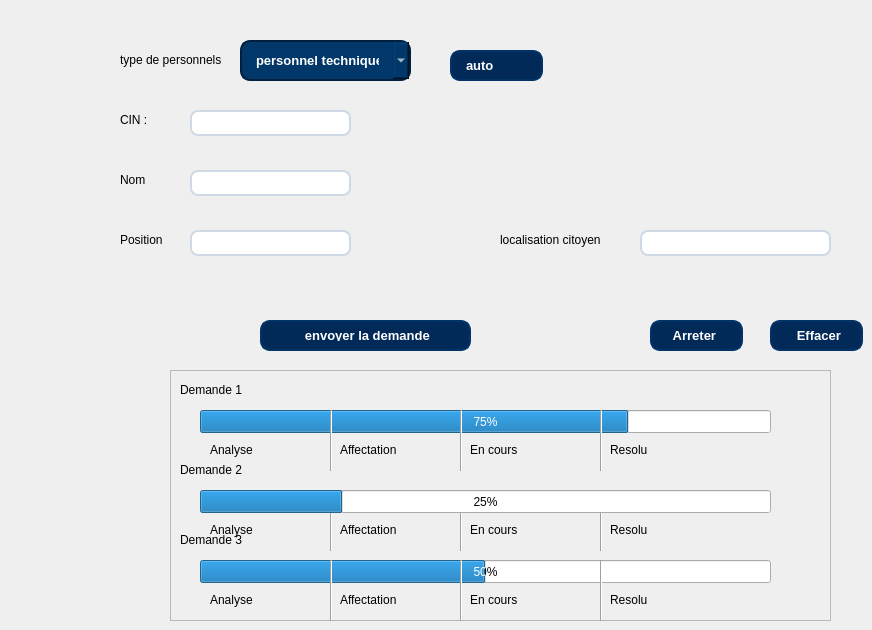
      <widget class="QWidget" name="page_15">
       <widget class="QLabel" name="label_66">
        <property name="geometry">
         <rect>
          <x>120</x>
          <y>50</y>
          <width>211</width>
          <height>20</height>
         </rect>
        </property>
        <property name="styleSheet">
         <string notr="true">color: rgb(0, 0, 0);</string>
        </property>
        <property name="text">
         <string>type de personnels</string>
        </property>
       </widget>
       <widget class="QLabel" name="label_67">
        <property name="geometry">
         <rect>
          <x>120</x>
          <y>110</y>
          <width>63</width>
          <height>20</height>
         </rect>
        </property>
        <property name="styleSheet">
         <string notr="true">color: rgb(0, 0, 0);</string>
        </property>
        <property name="text">
         <string>CIN :</string>
        </property>
       </widget>
       <widget class="QLabel" name="label_68">
        <property name="geometry">
         <rect>
          <x>120</x>
          <y>170</y>
          <width>63</width>
          <height>20</height>
         </rect>
        </property>
        <property name="styleSheet">
         <string notr="true">color: rgb(0, 0, 0);</string>
        </property>
        <property name="text">
         <string>Nom</string>
        </property>
       </widget>
       <widget class="QLabel" name="label_69">
        <property name="geometry">
         <rect>
          <x>120</x>
          <y>230</y>
          <width>91</width>
          <height>20</height>
         </rect>
        </property>
        <property name="styleSheet">
         <string notr="true">color: rgb(0, 0, 0);</string>
        </property>
        <property name="text">
         <string>Position </string>
        </property>
       </widget>
       <widget class="QLabel" name="label_70">
        <property name="geometry">
         <rect>
          <x>500</x>
          <y>230</y>
          <width>171</width>
          <height>20</height>
         </rect>
        </property>
        <property name="styleSheet">
         <string notr="true">color: rgb(0, 0, 0);</string>
        </property>
        <property name="text">
         <string>localisation citoyen </string>
        </property>
       </widget>
       <widget class="QComboBox" name="comboBox_19">
        <property name="geometry">
         <rect>
          <x>240</x>
          <y>40</y>
          <width>171</width>
          <height>41</height>
         </rect>
        </property>
        <property name="styleSheet">
         <string notr="true">
    background-color: #012a59;
    color: #ffffff;
    border: 2px solid #013366;
    border-radius: 10px;
    padding: 8px 14px;
    font-size: 13px;
    font-weight: 500;
    text-align: left;
    transition: all 0.3s ease-in-out;


    background-color: #024b8a;
    border-color: #025aa5;

    background-color: #013869;
    border-color: #011f3f;

</string>
        </property>
        <item>
         <property name="text">
          <string>personnel technique</string>
         </property>
        </item>
        <item>
         <property name="text">
          <string>personnel de securité</string>
         </property>
        </item>
        <item>
         <property name="text">
          <string>personnel de santé et urgence</string>
         </property>
        </item>
        <item>
         <property name="text">
          <string>personnel environnemental</string>
         </property>
        </item>
        <item>
         <property name="text">
          <string/>
         </property>
        </item>
       </widget>
       <widget class="QPushButton" name="pushButton_4">
        <property name="geometry">
         <rect>
          <x>450</x>
          <y>50</y>
          <width>93</width>
          <height>31</height>
         </rect>
        </property>
        <property name="styleSheet">
         <string notr="true">/* ==== BUTTONS STYLE ==== */
QPushButton {
    background-color: #012a59;
    color: #ffffff;
    border: 2px solid #013366;
    border-radius: 10px;
    padding: 8px 14px;
    font-size: 13px;
    font-weight: 500;
    text-align: left;
    transition: all 0.3s ease-in-out;
}

QPushButton:hover {
    background-color: #024b8a;
    border-color: #025aa5;
}

QPushButton:pressed {
    background-color: #013869;
    border-color: #011f3f;
}
</string>
        </property>
        <property name="text">
         <string>auto</string>
        </property>
       </widget>
       <widget class="QLineEdit" name="lineEdit_22">
        <property name="geometry">
         <rect>
          <x>190</x>
          <y>110</y>
          <width>161</width>
          <height>26</height>
         </rect>
        </property>
        <property name="styleSheet">
         <string notr="true">QLineEdit {
    background-color: #ffffff;
    border: 1.5px solid #cfd9e6;
    border-radius: 8px;
    padding: 6px 10px;
    font-size: 13px;
    color: #0a1a2f;
    selection-background-color: #c7e0ff;
    selection-color: #000000;
}

/* Focused (when user clicks or types) */
QLineEdit:focus {
    border: 2px solid #0078d7;          /* Modern blue accent */
    background-color: #ffffff;
    outline: none;
}

/* Hover effect */
QLineEdit:hover {
    border: 1.5px solid #9bbadf;
}

/* Disabled (grayed-out field) */
QLineEdit:disabled {
    background-color: #f0f3f6;
    color: #8c8c8c;
    border: 1px solid #d0d6df;
}

/* Placeholder text style */
QLineEdit::placeholder {
    color: #a0a9b8;
    font-style: italic;
}

/* Optional subtle shadow for depth */
QLineEdit {
    box-shadow: 0 0 3px rgba(0, 0, 0, 0.1);
}</string>
        </property>
       </widget>
       <widget class="QLineEdit" name="lineEdit_23">
        <property name="geometry">
         <rect>
          <x>190</x>
          <y>170</y>
          <width>161</width>
          <height>26</height>
         </rect>
        </property>
        <property name="styleSheet">
         <string notr="true">QLineEdit {
    background-color: #ffffff;
    border: 1.5px solid #cfd9e6;
    border-radius: 8px;
    padding: 6px 10px;
    font-size: 13px;
    color: #0a1a2f;
    selection-background-color: #c7e0ff;
    selection-color: #000000;
}

/* Focused (when user clicks or types) */
QLineEdit:focus {
    border: 2px solid #0078d7;          /* Modern blue accent */
    background-color: #ffffff;
    outline: none;
}

/* Hover effect */
QLineEdit:hover {
    border: 1.5px solid #9bbadf;
}

/* Disabled (grayed-out field) */
QLineEdit:disabled {
    background-color: #f0f3f6;
    color: #8c8c8c;
    border: 1px solid #d0d6df;
}

/* Placeholder text style */
QLineEdit::placeholder {
    color: #a0a9b8;
    font-style: italic;
}

/* Optional subtle shadow for depth */
QLineEdit {
    box-shadow: 0 0 3px rgba(0, 0, 0, 0.1);
}</string>
        </property>
       </widget>
       <widget class="QLineEdit" name="lineEdit_24">
        <property name="geometry">
         <rect>
          <x>190</x>
          <y>230</y>
          <width>161</width>
          <height>26</height>
         </rect>
        </property>
        <property name="styleSheet">
         <string notr="true">QLineEdit {
    background-color: #ffffff;
    border: 1.5px solid #cfd9e6;
    border-radius: 8px;
    padding: 6px 10px;
    font-size: 13px;
    color: #0a1a2f;
    selection-background-color: #c7e0ff;
    selection-color: #000000;
}

/* Focused (when user clicks or types) */
QLineEdit:focus {
    border: 2px solid #0078d7;          /* Modern blue accent */
    background-color: #ffffff;
    outline: none;
}

/* Hover effect */
QLineEdit:hover {
    border: 1.5px solid #9bbadf;
}

/* Disabled (grayed-out field) */
QLineEdit:disabled {
    background-color: #f0f3f6;
    color: #8c8c8c;
    border: 1px solid #d0d6df;
}

/* Placeholder text style */
QLineEdit::placeholder {
    color: #a0a9b8;
    font-style: italic;
}

/* Optional subtle shadow for depth */
QLineEdit {
    box-shadow: 0 0 3px rgba(0, 0, 0, 0.1);
}</string>
        </property>
       </widget>
       <widget class="QLineEdit" name="lineEdit_25">
        <property name="geometry">
         <rect>
          <x>640</x>
          <y>230</y>
          <width>191</width>
          <height>26</height>
         </rect>
        </property>
        <property name="styleSheet">
         <string notr="true">QLineEdit {
    background-color: #ffffff;
    border: 1.5px solid #cfd9e6;
    border-radius: 8px;
    padding: 6px 10px;
    font-size: 13px;
    color: #0a1a2f;
    selection-background-color: #c7e0ff;
    selection-color: #000000;
}

/* Focused (when user clicks or types) */
QLineEdit:focus {
    border: 2px solid #0078d7;          /* Modern blue accent */
    background-color: #ffffff;
    outline: none;
}

/* Hover effect */
QLineEdit:hover {
    border: 1.5px solid #9bbadf;
}

/* Disabled (grayed-out field) */
QLineEdit:disabled {
    background-color: #f0f3f6;
    color: #8c8c8c;
    border: 1px solid #d0d6df;
}

/* Placeholder text style */
QLineEdit::placeholder {
    color: #a0a9b8;
    font-style: italic;
}

/* Optional subtle shadow for depth */
QLineEdit {
    box-shadow: 0 0 3px rgba(0, 0, 0, 0.1);
}</string>
        </property>
       </widget>
       <widget class="QPushButton" name="pushButton_5">
        <property name="geometry">
         <rect>
          <x>260</x>
          <y>320</y>
          <width>211</width>
          <height>31</height>
         </rect>
        </property>
        <property name="styleSheet">
         <string notr="true">/* ==== BUTTONS STYLE ==== */
QPushButton {
    background-color: #012a59;
    color: #ffffff;
    border: 2px solid #013366;
    border-radius: 10px;
    padding: 8px 14px;
    font-size: 13px;
    font-weight: 500;
    text-align: left;
    transition: all 0.3s ease-in-out;
}

QPushButton:hover {
    background-color: #024b8a;
    border-color: #025aa5;
}

QPushButton:pressed {
    background-color: #013869;
    border-color: #011f3f;
}
</string>
        </property>
        <property name="text">
         <string>        envoyer la demande</string>
        </property>
       </widget>
       <widget class="QPushButton" name="pushButton_6">
        <property name="geometry">
         <rect>
          <x>650</x>
          <y>320</y>
          <width>93</width>
          <height>31</height>
         </rect>
        </property>
        <property name="styleSheet">
         <string notr="true">/* ==== BUTTONS STYLE ==== */
QPushButton {
    background-color: #012a59;
    color: #ffffff;
    border: 2px solid #013366;
    border-radius: 10px;
    padding: 8px 14px;
    font-size: 13px;
    font-weight: 500;
    text-align: left;
    transition: all 0.3s ease-in-out;
}

QPushButton:hover {
    background-color: #024b8a;
    border-color: #025aa5;
}

QPushButton:pressed {
    background-color: #013869;
    border-color: #011f3f;
}
</string>
        </property>
        <property name="text">
         <string>  Arreter</string>
        </property>
       </widget>
       <widget class="QPushButton" name="pushButton_19">
        <property name="geometry">
         <rect>
          <x>770</x>
          <y>320</y>
          <width>93</width>
          <height>31</height>
         </rect>
        </property>
        <property name="styleSheet">
         <string notr="true">/* ==== BUTTONS STYLE ==== */
QPushButton {
    background-color: #012a59;
    color: #ffffff;
    border: 2px solid #013366;
    border-radius: 10px;
    padding: 8px 14px;
    font-size: 13px;
    font-weight: 500;
    text-align: left;
    transition: all 0.3s ease-in-out;
}

QPushButton:hover {
    background-color: #024b8a;
    border-color: #025aa5;
}

QPushButton:pressed {
    background-color: #013869;
    border-color: #011f3f;
}
</string>
        </property>
        <property name="text">
         <string>   Effacer</string>
        </property>
       </widget>
       <widget class="QProgressBar" name="progressBar">
        <property name="geometry">
         <rect>
          <x>200</x>
          <y>410</y>
          <width>571</width>
          <height>23</height>
         </rect>
        </property>
        <property name="value">
         <number>75</number>
        </property>
       </widget>
       <widget class="Line" name="line">
        <property name="geometry">
         <rect>
          <x>330</x>
          <y>410</y>
          <width>3</width>
          <height>61</height>
         </rect>
        </property>
        <property name="orientation">
         <enum>Qt::Orientation::Vertical</enum>
        </property>
       </widget>
       <widget class="Line" name="line_2">
        <property name="geometry">
         <rect>
          <x>460</x>
          <y>410</y>
          <width>3</width>
          <height>61</height>
         </rect>
        </property>
        <property name="orientation">
         <enum>Qt::Orientation::Vertical</enum>
        </property>
       </widget>
       <widget class="Line" name="line_3">
        <property name="geometry">
         <rect>
          <x>600</x>
          <y>410</y>
          <width>3</width>
          <height>61</height>
         </rect>
        </property>
        <property name="orientation">
         <enum>Qt::Orientation::Vertical</enum>
        </property>
       </widget>
       <widget class="QLabel" name="label_71">
        <property name="geometry">
         <rect>
          <x>210</x>
          <y>440</y>
          <width>131</width>
          <height>20</height>
         </rect>
        </property>
        <property name="styleSheet">
         <string notr="true">color: rgb(0, 0, 0);</string>
        </property>
        <property name="text">
         <string>Analyse</string>
        </property>
       </widget>
       <widget class="QLabel" name="label_72">
        <property name="geometry">
         <rect>
          <x>340</x>
          <y>440</y>
          <width>131</width>
          <height>20</height>
         </rect>
        </property>
        <property name="styleSheet">
         <string notr="true">color: rgb(0, 0, 0);</string>
        </property>
        <property name="text">
         <string>Affectation</string>
        </property>
       </widget>
       <widget class="QLabel" name="label_73">
        <property name="geometry">
         <rect>
          <x>470</x>
          <y>440</y>
          <width>111</width>
          <height>20</height>
         </rect>
        </property>
        <property name="styleSheet">
         <string notr="true">color: rgb(0, 0, 0);</string>
        </property>
        <property name="text">
         <string>En cours</string>
        </property>
       </widget>
       <widget class="QLabel" name="label_74">
        <property name="geometry">
         <rect>
          <x>610</x>
          <y>440</y>
          <width>121</width>
          <height>20</height>
         </rect>
        </property>
        <property name="styleSheet">
         <string notr="true">color: rgb(0, 0, 0);</string>
        </property>
        <property name="text">
         <string>Resolu</string>
        </property>
       </widget>
       <widget class="QLabel" name="label_96">
        <property name="geometry">
         <rect>
          <x>610</x>
          <y>520</y>
          <width>121</width>
          <height>20</height>
         </rect>
        </property>
        <property name="styleSheet">
         <string notr="true">color: rgb(0, 0, 0);</string>
        </property>
        <property name="text">
         <string>Resolu</string>
        </property>
       </widget>
       <widget class="Line" name="line_11">
        <property name="geometry">
         <rect>
          <x>600</x>
          <y>490</y>
          <width>3</width>
          <height>61</height>
         </rect>
        </property>
        <property name="orientation">
         <enum>Qt::Orientation::Vertical</enum>
        </property>
       </widget>
       <widget class="QLabel" name="label_97">
        <property name="geometry">
         <rect>
          <x>470</x>
          <y>520</y>
          <width>111</width>
          <height>20</height>
         </rect>
        </property>
        <property name="styleSheet">
         <string notr="true">color: rgb(0, 0, 0);</string>
        </property>
        <property name="text">
         <string>En cours</string>
        </property>
       </widget>
       <widget class="Line" name="line_12">
        <property name="geometry">
         <rect>
          <x>460</x>
          <y>490</y>
          <width>3</width>
          <height>61</height>
         </rect>
        </property>
        <property name="orientation">
         <enum>Qt::Orientation::Vertical</enum>
        </property>
       </widget>
       <widget class="Line" name="line_13">
        <property name="geometry">
         <rect>
          <x>330</x>
          <y>490</y>
          <width>3</width>
          <height>61</height>
         </rect>
        </property>
        <property name="orientation">
         <enum>Qt::Orientation::Vertical</enum>
        </property>
       </widget>
       <widget class="QLabel" name="label_98">
        <property name="geometry">
         <rect>
          <x>340</x>
          <y>520</y>
          <width>131</width>
          <height>20</height>
         </rect>
        </property>
        <property name="styleSheet">
         <string notr="true">color: rgb(0, 0, 0);</string>
        </property>
        <property name="text">
         <string>Affectation</string>
        </property>
       </widget>
       <widget class="QLabel" name="label_99">
        <property name="geometry">
         <rect>
          <x>210</x>
          <y>520</y>
          <width>131</width>
          <height>20</height>
         </rect>
        </property>
        <property name="styleSheet">
         <string notr="true">color: rgb(0, 0, 0);</string>
        </property>
        <property name="text">
         <string>Analyse</string>
        </property>
       </widget>
       <widget class="QProgressBar" name="progressBar_4">
        <property name="geometry">
         <rect>
          <x>200</x>
          <y>490</y>
          <width>571</width>
          <height>23</height>
         </rect>
        </property>
        <property name="value">
         <number>25</number>
        </property>
       </widget>
       <widget class="QProgressBar" name="progressBar_5">
        <property name="geometry">
         <rect>
          <x>200</x>
          <y>560</y>
          <width>571</width>
          <height>23</height>
         </rect>
        </property>
        <property name="value">
         <number>50</number>
        </property>
       </widget>
       <widget class="QLabel" name="label_100">
        <property name="geometry">
         <rect>
          <x>470</x>
          <y>590</y>
          <width>111</width>
          <height>20</height>
         </rect>
        </property>
        <property name="styleSheet">
         <string notr="true">color: rgb(0, 0, 0);</string>
        </property>
        <property name="text">
         <string>En cours</string>
        </property>
       </widget>
       <widget class="Line" name="line_14">
        <property name="geometry">
         <rect>
          <x>460</x>
          <y>560</y>
          <width>3</width>
          <height>61</height>
         </rect>
        </property>
        <property name="orientation">
         <enum>Qt::Orientation::Vertical</enum>
        </property>
       </widget>
       <widget class="Line" name="line_15">
        <property name="geometry">
         <rect>
          <x>330</x>
          <y>560</y>
          <width>3</width>
          <height>61</height>
         </rect>
        </property>
        <property name="orientation">
         <enum>Qt::Orientation::Vertical</enum>
        </property>
       </widget>
       <widget class="QLabel" name="label_101">
        <property name="geometry">
         <rect>
          <x>210</x>
          <y>590</y>
          <width>131</width>
          <height>20</height>
         </rect>
        </property>
        <property name="styleSheet">
         <string notr="true">color: rgb(0, 0, 0);</string>
        </property>
        <property name="text">
         <string>Analyse</string>
        </property>
       </widget>
       <widget class="Line" name="line_16">
        <property name="geometry">
         <rect>
          <x>600</x>
          <y>560</y>
          <width>3</width>
          <height>61</height>
         </rect>
        </property>
        <property name="orientation">
         <enum>Qt::Orientation::Vertical</enum>
        </property>
       </widget>
       <widget class="QLabel" name="label_102">
        <property name="geometry">
         <rect>
          <x>610</x>
          <y>590</y>
          <width>121</width>
          <height>20</height>
         </rect>
        </property>
        <property name="styleSheet">
         <string notr="true">color: rgb(0, 0, 0);</string>
        </property>
        <property name="text">
         <string>Resolu</string>
        </property>
       </widget>
       <widget class="QLabel" name="label_103">
        <property name="geometry">
         <rect>
          <x>340</x>
          <y>590</y>
          <width>131</width>
          <height>20</height>
         </rect>
        </property>
        <property name="styleSheet">
         <string notr="true">color: rgb(0, 0, 0);</string>
        </property>
        <property name="text">
         <string>Affectation</string>
        </property>
       </widget>
       <widget class="QFrame" name="frame_6">
        <property name="geometry">
         <rect>
          <x>170</x>
          <y>370</y>
          <width>661</width>
          <height>251</height>
         </rect>
        </property>
        <property name="styleSheet">
         <string notr="true">/* Form Box */
.form-fiche {
    flex: 1; /* Takes 1/3 of the container width */
    background-color: #f4f7fb; /* Light background for contrast */
    padding: 25px 20px; /* Inner spacing */
    border-radius: 12px; /* Rounded corners */
    box-shadow: 0 4px 12px rgba(0, 0, 0, 0.1); /* Soft shadow for depth */
    transition: transform 0.2s ease, box-shadow 0.2s ease;
}

.form-fiche:hover {
    transform: translateY(-2px); /* Slight lift on hover */
    box-shadow: 0 6px 15px rgba(0, 0, 0, 0.15); /* Stronger shadow */
}

.form-fiche h3 {
    margin-top: 0;
    margin-bottom: 20px;
    font-size: 20px;
    font-weight: 600;
    color: #003366;
}

.form-fiche label {
    display: block;
    font-weight: 500;
    margin-bottom: 6px;
    color: #003366;
}

.form-fiche input {
    width: 100%;
    padding: 10px;
    margin-bottom: 15px;
    border: 1px solid #003366;
    border-radius: 8px;
    background-color: #e6f7ff;
    font-size: 14px;
    transition: border 0.2s ease, box-shadow 0.2s ease;
}

.form-fiche input:focus {
    border-color: #0d3273;
    box-shadow: 0 0 5px rgba(13, 50, 115, 0.5);
    outline: none;
}

.form-fiche button {
    width: 32%;
    margin-right: 5%;
    padding: 10px;
    border: none;
    border-radius: 8px;
    background-color: #0d3273;
    color: white;
    font-weight: 500;
    cursor: pointer;
    transition: background-color 0.2s ease, transform 0.2s ease;
}

.form-fiche button:hover {
    background-color: #004080;
    transform: translateY(-1px);
}

.form-fiche small {
    display: block;
    margin-top: 8px;
    font-size: 12px;
    color: #555;
}</string>
        </property>
        <property name="frameShape">
         <enum>QFrame::Shape::StyledPanel</enum>
        </property>
        <property name="frameShadow">
         <enum>QFrame::Shadow::Raised</enum>
        </property>
        <widget class="QLabel" name="label_60">
         <property name="geometry">
          <rect>
           <x>10</x>
           <y>10</y>
           <width>91</width>
           <height>20</height>
          </rect>
         </property>
         <property name="text">
          <string>Demande 1</string>
         </property>
        </widget>
        <widget class="QLabel" name="label_61">
         <property name="geometry">
          <rect>
           <x>10</x>
           <y>90</y>
           <width>81</width>
           <height>20</height>
          </rect>
         </property>
         <property name="text">
          <string>Demande 2</string>
         </property>
        </widget>
        <widget class="QLabel" name="label_62">
         <property name="geometry">
          <rect>
           <x>10</x>
           <y>160</y>
           <width>81</width>
           <height>20</height>
          </rect>
         </property>
         <property name="text">
          <string>Demande 3</string>
         </property>
        </widget>
       </widget>
       <zorder>frame_6</zorder>
       <zorder>line_11</zorder>
       <zorder>line_13</zorder>
       <zorder>line_12</zorder>
       <zorder>label_66</zorder>
       <zorder>label_67</zorder>
       <zorder>label_68</zorder>
       <zorder>label_69</zorder>
       <zorder>label_70</zorder>
       <zorder>comboBox_19</zorder>
       <zorder>pushButton_4</zorder>
       <zorder>lineEdit_22</zorder>
       <zorder>lineEdit_23</zorder>
       <zorder>lineEdit_24</zorder>
       <zorder>lineEdit_25</zorder>
       <zorder>pushButton_5</zorder>
       <zorder>pushButton_6</zorder>
       <zorder>pushButton_19</zorder>
       <zorder>progressBar</zorder>
       <zorder>line</zorder>
       <zorder>line_2</zorder>
       <zorder>line_3</zorder>
       <zorder>label_71</zorder>
       <zorder>label_72</zorder>
       <zorder>label_73</zorder>
       <zorder>label_74</zorder>
       <zorder>label_96</zorder>
       <zorder>label_97</zorder>
       <zorder>label_98</zorder>
       <zorder>label_99</zorder>
       <zorder>progressBar_4</zorder>
       <zorder>progressBar_5</zorder>
       <zorder>label_100</zorder>
       <zorder>line_14</zorder>
       <zorder>line_15</zorder>
       <zorder>label_101</zorder>
       <zorder>line_16</zorder>
       <zorder>label_102</zorder>
       <zorder>label_103</zorder>
      </widget>
